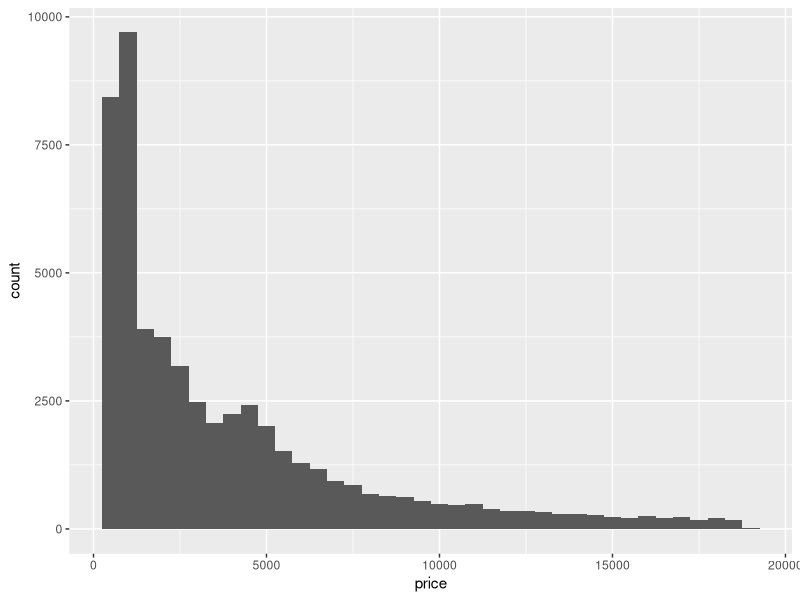
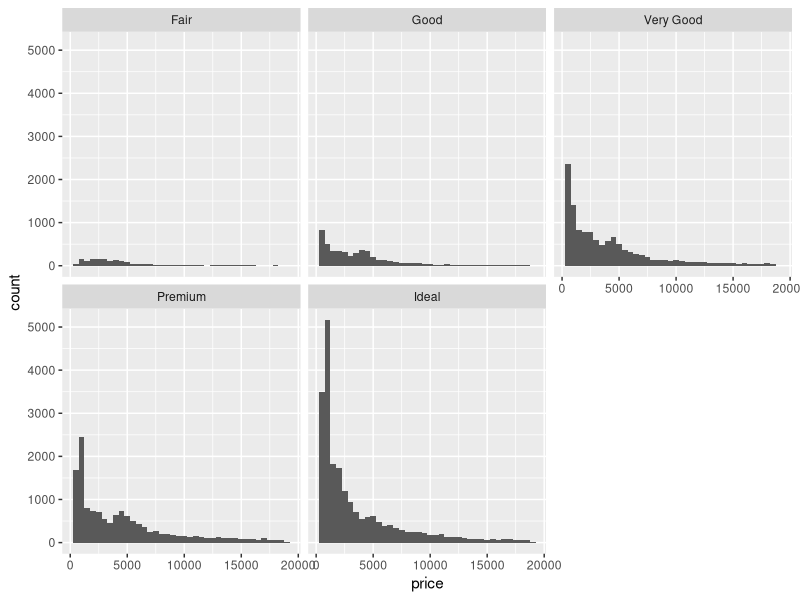
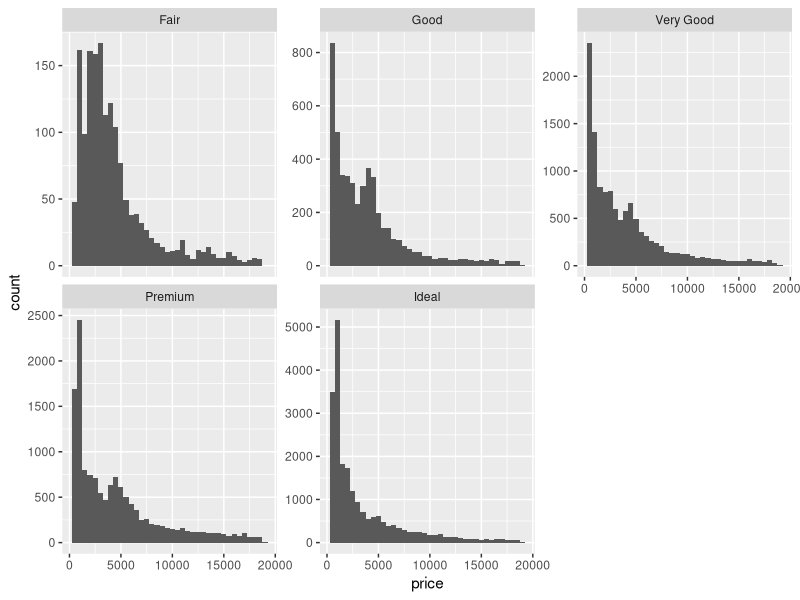
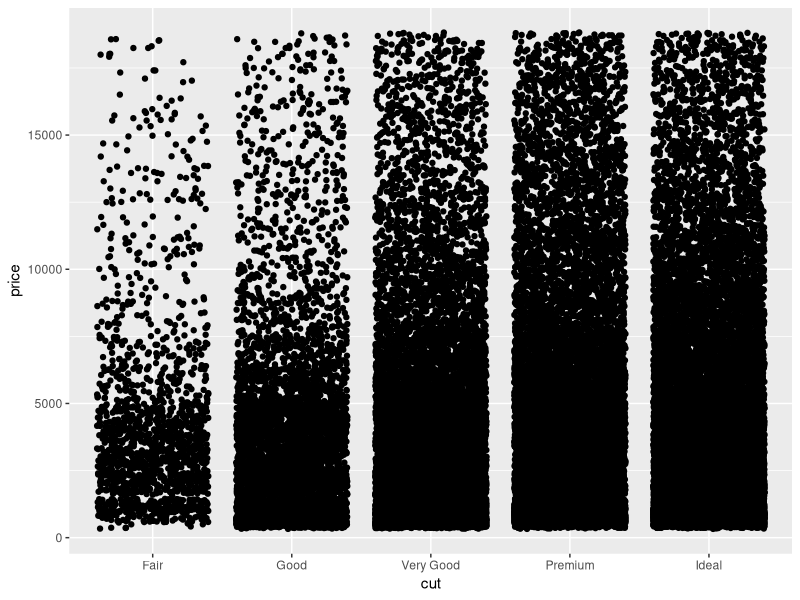
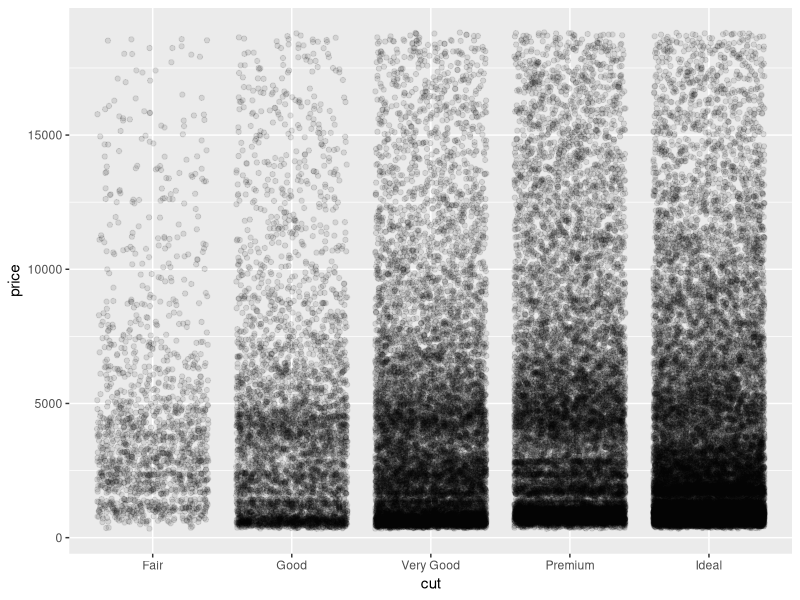
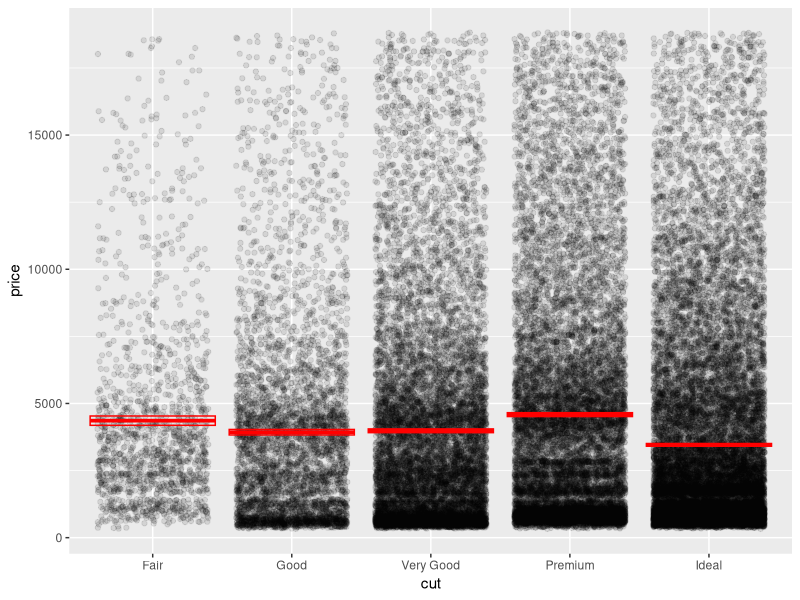
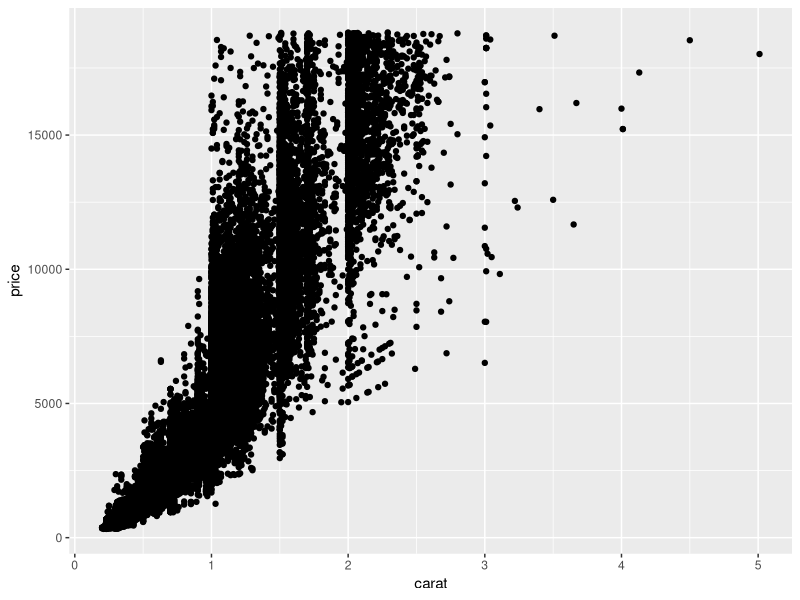
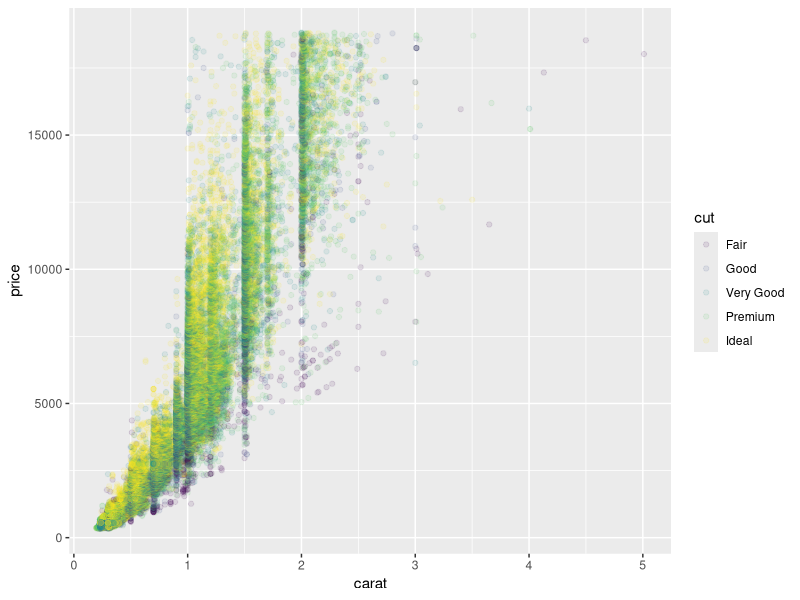

The R script that drew these images, in order:
## ---- chunk 1
library(tidyverse)    # load the tidyverse package
## ---- chunk 2
rename(diamonds, length = x, width = y, height = z)
## ---- chunk 3
d2 <- select(diamonds, carat, price)
d2
## ---- chunk 4
mutate(d2, ppc = price / carat)
## ---- chunk 5
mutate(diamonds, price = price * 1.27)
## ---- chunk 6
summarize(diamonds, mean_carat = mean(carat))
## ---- chunk 7
summarize(diamonds, sampl_size = n())
## ---- chunk 8
summarize(diamonds, q1 = quantile(carat, probs = 0.25))
## ---- chunk 9
summarize(
  diamonds, 
  sem = mean(price) / sqrt(n())
)
## ---- chunk 10
summarize(
  diamonds, 
  mean_p = mean(price),
  sampl_size = n(),
  sem = mean_p / sqrt(sampl_size),
  ci_upper = mean_p + 2 * sem,
  ci_lower = mean_p - 2 * sem
)
## ---- chunk 11
diamonds_grouped <- group_by(diamonds, cut)
diamonds_grouped
## ---- chunk 12
summarize(diamonds_grouped, mean_price = mean(price))
## ---- chunk 13
ggplot(data = diamonds) +
  geom_histogram(mapping = aes(x = price), binwidth = 500)
## ---- chunk 14
ggplot(data = diamonds) +
  geom_histogram(mapping = aes(x = price), binwidth = 500) +
  facet_wrap(~ cut)
## ---- chunk 15
ggplot(data = diamonds) +
  geom_histogram(mapping = aes(x = price), binwidth = 500) +
  facet_wrap(~ cut, scales = "free_y")
## ---- chunk 16
ggplot(data = diamonds) +
  geom_jitter(mapping = aes(x = cut, y = price))
## ---- chunk 17
ggplot(data = diamonds) +
  geom_jitter(mapping = aes(x = cut, y = price), alpha = .1)
## ---- chunk 18
price_summary <-
  summarize(
    diamonds_grouped, 
    mean_price = mean(price),
    sem = sd(price) / sqrt(n()),
    upper_limit = mean_price + 1.96 * sem,
    lower_limit = mean_price - 1.96 * sem
  )
price_summary
## ---- chunk 19
ggplot(data = diamonds) +
  geom_jitter(mapping = aes(x = cut, y = price), alpha = .1) +
  geom_crossbar(
    data = price_summary, 
    mapping = aes(x = cut, y = mean_price, ymax = upper_limit, ymin = lower_limit),
    color = "red"
  )
## ---- chunk 20
ggplot(data = diamonds) +
  geom_point(mapping = aes(x = carat, y = price))
## ---- chunk 21
ggplot(data = diamonds) +
  geom_point(mapping = aes(x = carat, y = price, color = cut), alpha = 0.1)
## ---- chunk 22
iris <- as_tibble(iris) # so it prints a little nicer
